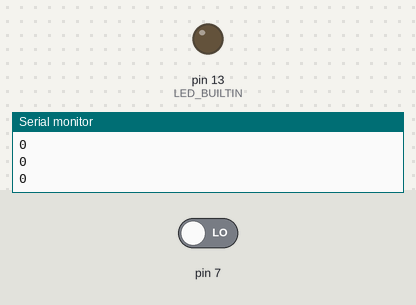
Recording of a sketch running on a simulated Arduino Uno, built with avr-gcc and run on an emulated ATmega328P. Parts: output pins drawn as LEDs (lit = HIGH), the last lines printed to the serial monitor. Inputs (shaded band) come from the test bench; at power-on: pin 7 LOW.

Above: at 2.8 s.
2.9 s: pin 7 driven HIGH
At 3.7 s:
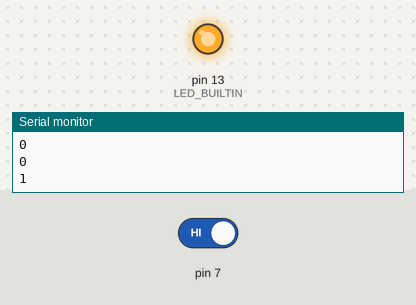
4.5 s: pin 7 driven LOW
At 5.3 s:
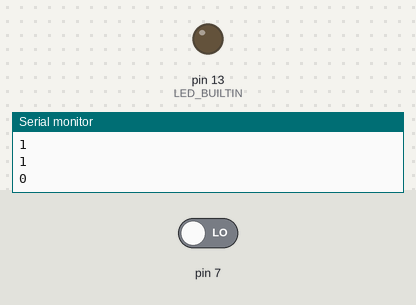
Timing chart, 0 to 7.5 s (numbered marks = the images above; inputs shaded):
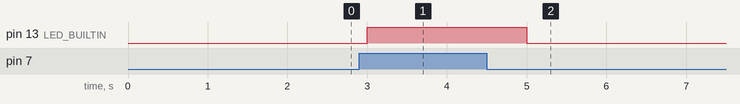

The sketch:

sesor_PIR_test01.ino
```cpp
void setup() {
  pinMode(13, OUTPUT);
  pinMode(7, INPUT);
  Serial.begin(9600);

}

void loop() {
  int value = digitalRead(7);
  Serial.println(value);


  if(value == 1)
  {
    digitalWrite(LED_BUILTIN, HIGH);
    }
  else if(value == 0)
  {
    digitalWrite(LED_BUILTIN, LOW);
    }
  delay(1000);
}
```

Measured:
- after the input at 2.9 s, pin 13 (LED_BUILTIN): LOW → HIGH after 0.10 s
- after the input at 4.5 s, pin 13 (LED_BUILTIN): HIGH → LOW after 0.50 s
